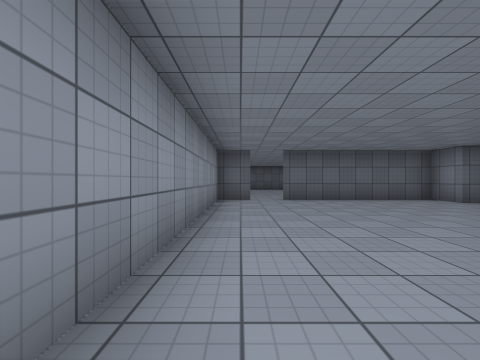
[1] (above)

17 first-person views from a walk through a Unity game level. The camera is 1.2 m above the floor, looks level and sees 90° across. The floor is counted in squares, 2 m on a side. Each view is taken from the middle of a square. On the plan, view 1 faces up. The plan holds only what a view shows up to about 9 squares ahead; the rest is blank. The place goes on beyond the plan. Surface patterns are stand-ins for the level's own textures.

[2]
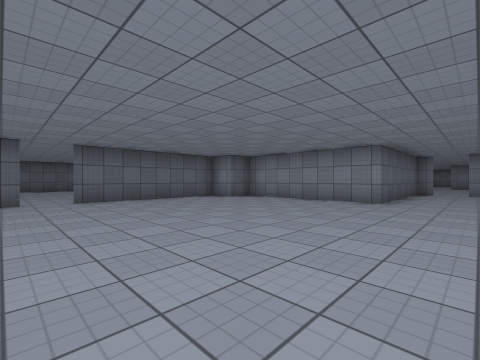

[3]
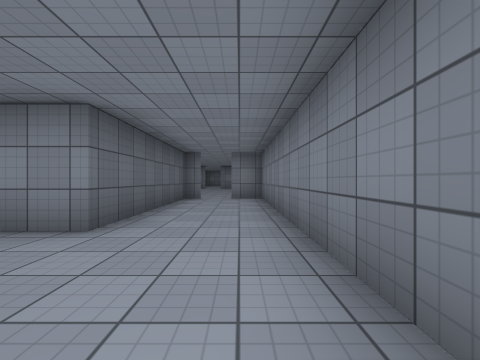

[4]
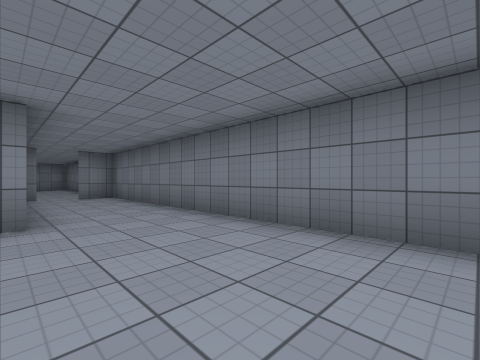

[5]
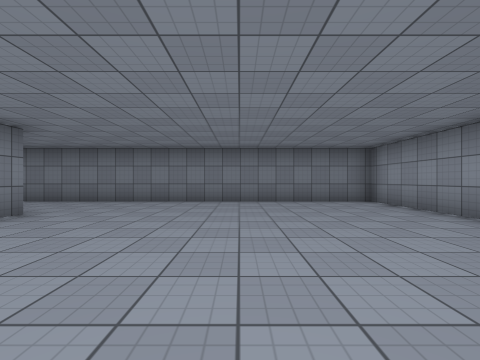

[6]
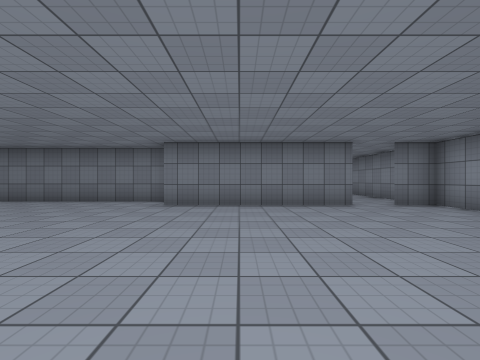

[7]
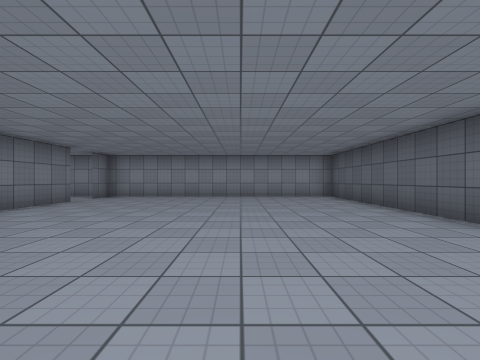

[8]
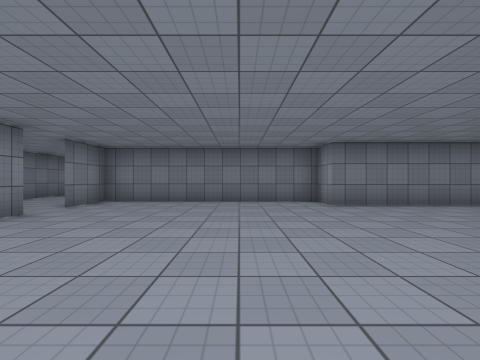

[9]
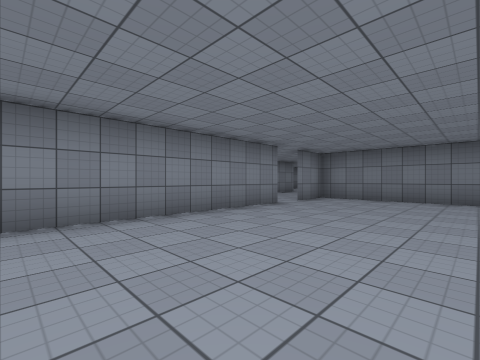

[10]
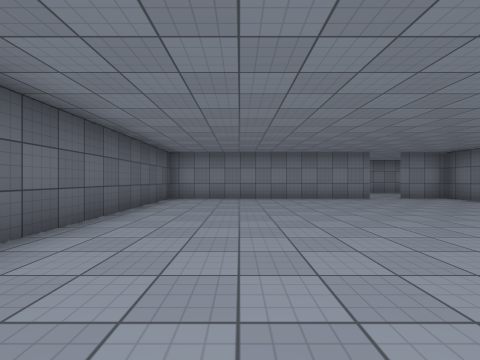

[11]
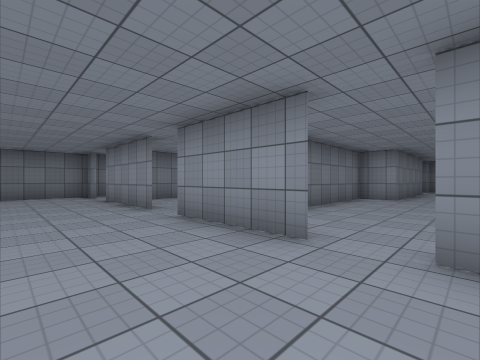

[12]
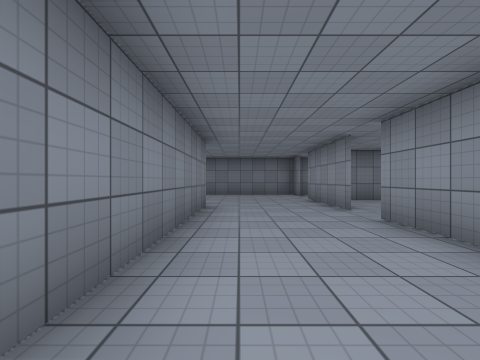

[13]
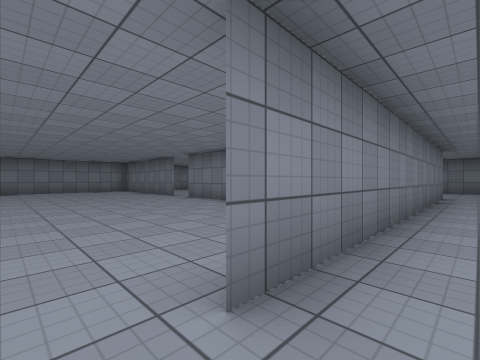

[14]
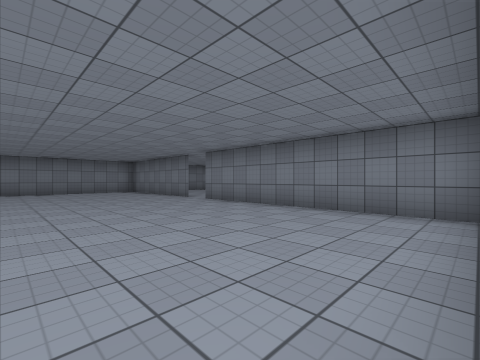

[15]
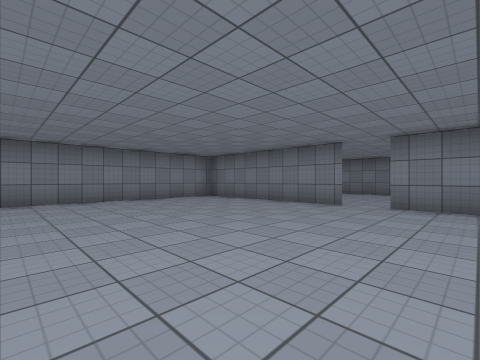

[16]
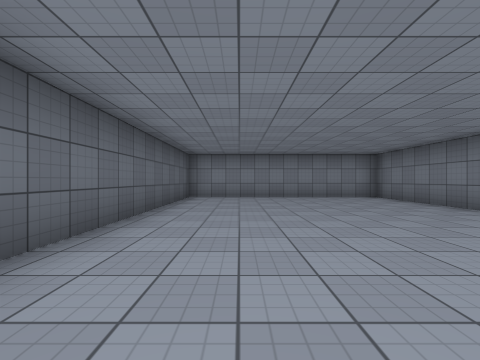

[17]
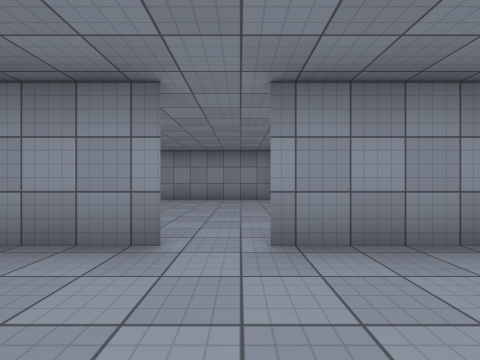

### Floor plan
Points are (right, up) in squares from view 1. A wall is a line through its corners. A room is listed if a view was taken in it or the views show most of it. See-through windows are left out.
Room 1 (views 1, 2, 3, 4, 5)
walls: (6.5, 6.3) (5.8, 6.3) (5.8, 7.3) (1.2, 7.3); (0.4, 7.3) (-0.8, 7.3); (-0.7, 7.6) (-0.7, -0.7) (12.5, -0.7); (11.8, 1.2) (11.8, 1.8) (6.8, 1.8) (6.8, 6); (11.8, -0.8) (11.8, 0.4)
ways out: opening at (1, 7) to room 2; opening at (12, 1)
Room 2 (views 6, 7, 8, 9, 10)
walls: (4.8, 15.3) (-0.7, 15.3) (-0.7, 7.6); (1.2, 7.3) (5.8, 7.3) (5.8, 6.3) (11.8, 6.3) (11.8, 7.9); (11.8, 8.8) (11.8, 15.3) (6.2, 15.3); (-0.8, 7.3) (0.4, 7.3)
ways out: opening at (1, 7) to room 1; opening at (12, 8) to room 3
Room 3 (views 11, 12, 13, 14)
walls: (14.8, 7.4) (14.8, 12.4)
ways out: opening at (12, 8) to room 2; opening at (15, 13) to room 4; opening at (13.5, 6.5) to room 5
Room 4 (views 15, 16)
walls: (22.2, 8.3) (27.3, 8.3) (27.3, 14.8) (20.8, 14.8); (15, 8.3) (21.4, 8.3)
ways out: opening at (15, 13) to room 3; opening at (22, 8)
Room 5 (view 17)
walls: (11.8, 4.4) (11.8, 2.4); (14.8, 3.4) (14.8, 7.4); (11.8, 7.9) (11.8, 5.2)
ways out: opening at (13.5, 6.5) to room 3; opening at (12, 5) to room 6; opening at (13.5, 3.5)
Room 6 (no view inside)
walls: (9.8, 1.8) (10.8, 1.8); (6.8, 6) (6.8, 2.6)
ways out: opening at (12, 5) to room 5

Where each view was taken, in squares from view 1:
view 1: 0 up, 0 right, facing up
view 2: 0 up, 0 right, facing up-right
view 3: 0 up, 4 right, facing right
view 4: 2 up, 3 right, facing down-right
view 5: 6 up, 3 right, facing down
view 6: 13 up, 4 right, facing down
view 7: 12 up, 8 right, facing left
view 8: 13 up, 8 right, facing down
view 9: 14 up, 8 right, facing down-right
view 10: 13 up, 4 right, facing right
view 11: 9 up, 14 right, facing down-left
view 12: 9 up, 14 right, facing down
view 13: 13 up, 14 right, facing down-right
view 14: 13 up, 15 right, facing down-right
view 15: 14 up, 20 right, facing down-right
view 16: 13 up, 19 right, facing right
view 17: 5 up, 14 right, facing left
